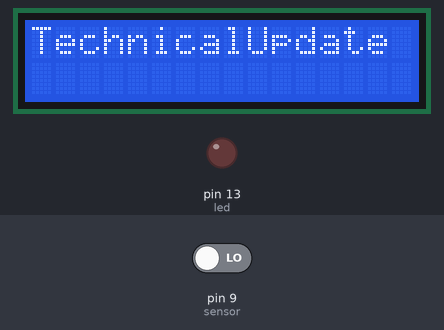
The sketch below on a simulated Arduino Uno, built with avr-gcc and run on an emulated ATmega328P. Shown: 16×2 character LCD, output pins drawn as LEDs (lit = HIGH). The inputs (shaded band) are chosen by the test bench; at power-on: pin 9 (sensor) LOW.

Above: at 0.1 s.
3.3 s: pin 9 (sensor) driven HIGH
At 4.4 s:
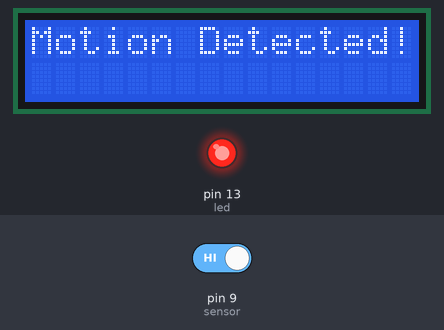
Timing chart, 0 to 6.3 s (numbered marks = the images above; inputs shaded):
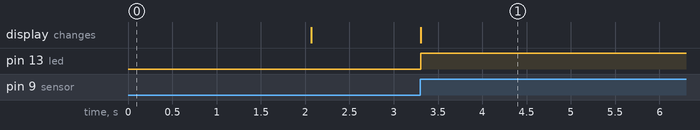

The sketch:

sketch.ino
```cpp
#include <LiquidCrystal.h>

LiquidCrystal lcd(12, 11, 5, 4, 3, 2);

const int sensor = 9;    // Pino PIR
const int led = 13;      // Pino LED
const unsigned long delayTime = 15000; // 15s

int state = LOW;
unsigned long lastMotionTime = 0;

void setup() {
  pinMode(sensor, INPUT);
  pinMode(led, OUTPUT);
  lcd.begin(16, 2);
  lcd.print("TechnicalUpdate");
  delay(2000);
  lcd.clear();
}

void loop() {
  handleMotionDetection();
}

void handleMotionDetection() {
  int val = digitalRead(sensor);

  if (val == HIGH) {
    if (state == LOW) {
      updateDisplay("Motion Detected!");
      digitalWrite(led, HIGH);
      lastMotionTime = millis();
      state = HIGH;
    }
  } else if (state == HIGH && (millis() - lastMotionTime > delayTime)) {
    updateDisplay("No Motion");
    digitalWrite(led, LOW);
    state = LOW;
  }
}

void updateDisplay(String message) {
  lcd.clear();
  lcd.print(message);
}
```

Measured:
- after the input at 3.3 s, pin 13 (led): LOW → HIGH at once; the display: changes at once (image 1)
